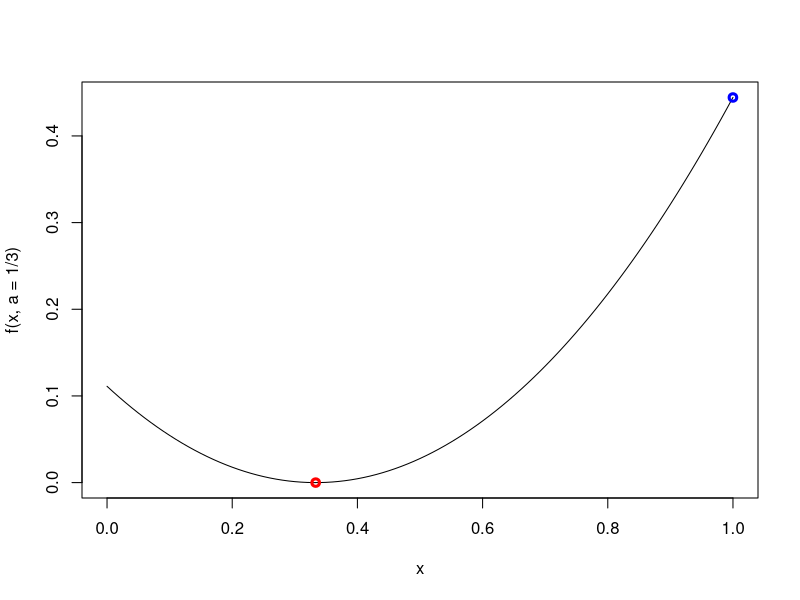
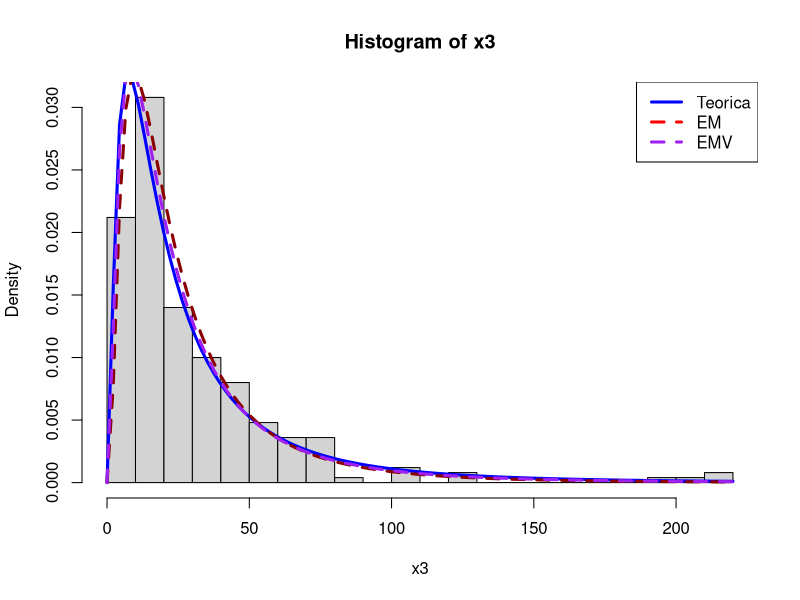
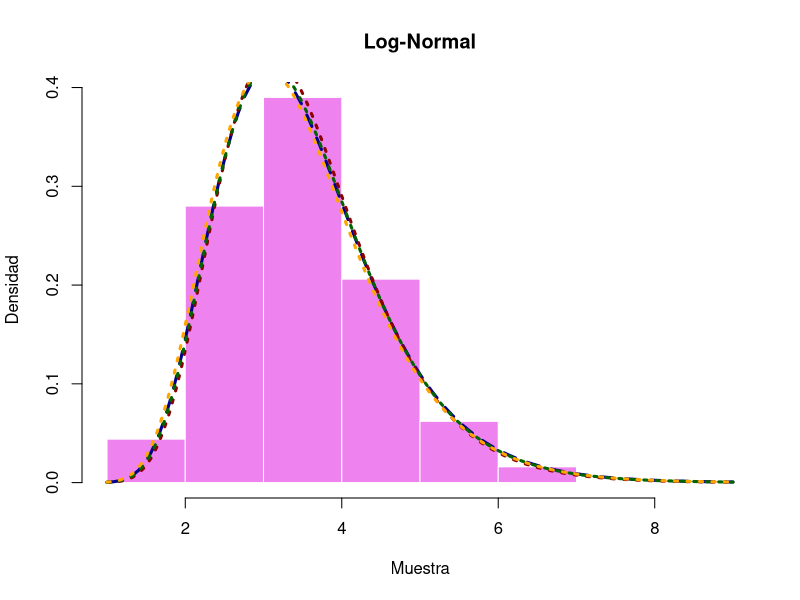

Here is the R script that generated these plots, in order:
## Laboratorio 11

f = function(x, a){
  (x-a)**2
}


# Optimize es para univariable
curve(f(x, a=1/3), xlim=c(0, 1))
xmin = optimize(f, c(0, 1), tol=0.0001, a=1/3); xmin
xmax = optimize(f, c(0, 1), tol=0.0001, a=1/3, maximum=T); xmax

points(xmin$minimum, xmin$objective, col="red", lwd=3)
points(xmax$maximum, xmax$objective, col="blue", lwd=3)


# Optim es  para multivariable
fr = function(x){
  x1 = x[1]; x2 = x[2]
  100 * (x2 - x1 * x1) ** 2 + (1 - x1) ** 2
}

optim(c(-1.2, 1), fr) # se les da los dos valores



## fitdist ----
# Encontrar estimador de momentos y maximo verosimil de una funcion de una dist
# univariada, cargar fitdistrplus

# install.packages("fitdistrplus")
library(fitdistrplus)

set.seed(1113)
x2 = rnorm(n=250, mean=10, sd=4)
# Metodo de momentos
EM = fitdist(data=x2, distr="norm", method="mme"); EM
# Maximo de verosimilitud
EMV = fitdist(data=x2, distr="norm", method="mle"); EMV

EMV$estimate

set.seed(1113)
lambda = 3
zeta = 1

x3 = rlnorm(n=250, meanlog=lambda, sdlog=zeta)
# EM: Metodo de momentos
EM = fitdist(data=x3, distr="lnorm", method="mme"); EM
# EMV: Estimador de maximo de verosimilitud
EMV = fitdist(data=x3, distr="lnorm", method="mle"); EMV
hist(x3, freq=F, breaks=30)
curve(dlnorm(x, meanlog=lambda, sdlog=zeta), add=T, col="blue", lwd=3)
curve(dlnorm(x, meanlog=EM$estimate[1], sdlog=EM$estimate[2]), add=T, col="darkred", lwd=3, lty=2)
curve(dlnorm(x, meanlog=EMV$estimate[1], sdlog=EMV$estimate[2]), add=T, col="purple", lwd=3, lty=2)
legend("topright", col=c("blue", "red", "purple"), lty=c(1,2,2), lwd=c(3,3,3), c("Teorica", "EM", "EMV"))


n = 500
lambda = 1.2
zeta = 0.3
set.seed(1113)
Y = rlnorm(n=n, meanlog=lambda, sdlog=zeta)
hist(Y, freq=F, border="white", col="violet", main="Log-Normal", ylab="Densidad", xlab="Muestra")
x = sort(Y)
p = 1:n/(n+1)
# Fit de linear regression
fit = lm(log(x) ~ qnorm(p))
fit

lambda.qq = fit$coefficients[1]
zeta.qq = fit$coefficients[2]

zeta.em = sqrt(log(mean(Y^2)) - 2*log(mean(Y))); zeta.em
lambda.em = log(mean(Y)) - 0.5*zeta.em^2; lambda.em

EM = fitdist(data=Y, distr="lnorm", method="mme"); EM
EM$estimate

fit = fitdist(data=Y, distr="lnorm", method="mle")
fit$estimate

lambda.emv = fit$estimate[1]
zeta.emv = fit$estimate[2]

curve(dlnorm(x, meanlog=lambda.qq, sdlog=zeta.qq), col="darkblue", add=T, lwd=3, lty=2)
curve(dlnorm(x, meanlog=lambda.em, sdlog=zeta.em), col="darkred", lty=3, add=T, lwd=3)
curve(dlnorm(x, meanlog=lambda.emv, sdlog=zeta.emv), col="darkgreen", lty=3, add=T, lwd=3)
curve(dlnorm(x, meanlog=lambda, sdlog=zeta), col="orange", lty=3, add=T, lwd=3)

lambda; lambda.qq; lambda.em; lambda.emv
zeta; zeta.qq; zeta.em; zeta.emv
